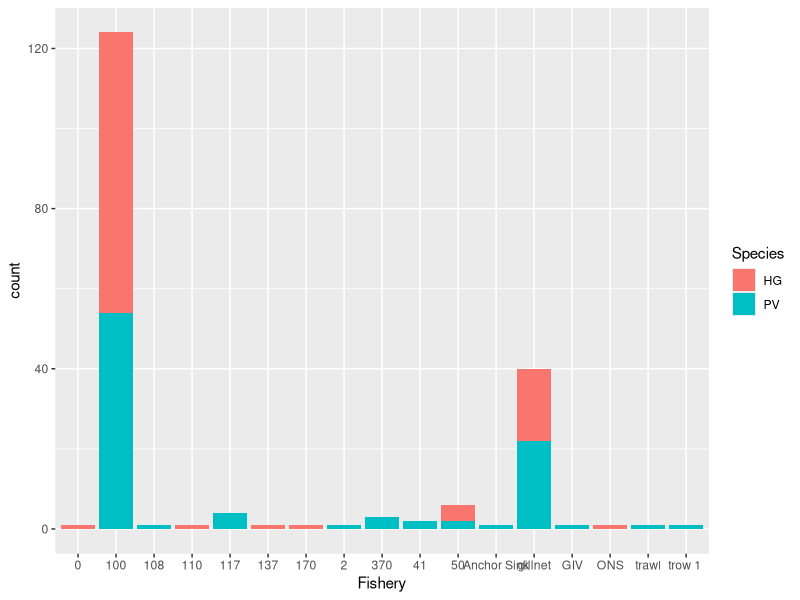
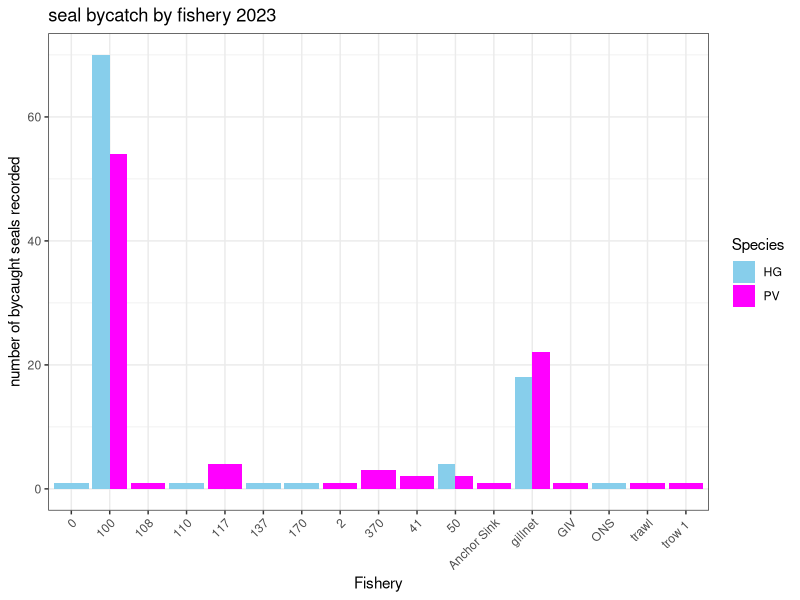

The R script that drew these images, in order:
##### Purpose ####
# This script is to provide an introduction to R coding for beginners


#### Co-Authors ####
# Christina McCosker
# Julia Sunnarborg
# Alice Hotopp
# Dara Yiu


#### Coding Basics ####

# This document is a script, it is essentially a "word doc" full of code in R language that you can run
# Use separate scripts for different analyses, research projects or questions, etc.

# This is a hashtag that makes your line of text a "comment" in R, this is text that you can write to
# annotate your script and take notes - anything you don't want run as code.

# read in data, and name it "bycatch_data" (or change it to something else :)
bycatch_data <- read.csv("introduction_to_r/data/Bycaught Sample Inventory - Subsampled Fall 2023.csv", header = TRUE)

#This imports your data, creating an object in your R environment. 
    #If you can see your environment tab, you should see the new object appear 
#In our case the data is in a dataframe, which looks essentially like a spreadsheet

#### Checking the data ####
# various ways of previewing data  
head(bycatch_data) #see the first 6 lines
tail(bycatch_data) #see the last 6 lines
str(bycatch_data) #view the data structure (e.g., what your columns are and what type of variable they hold)
#View(bycatch_data) #pull up the whole data frame in a new window
summary(bycatch_data) #see a summary of each data column
colnames(bycatch_data) #see the column names

# you can call a specific column with the $ symbol: dataframe_name$column
# looking at unique entries in specific column can be an easy way QA_QC the data for errors & inconsistencies. 
# For example,
unique(bycatch_data$Species) 
  # here I can see that at least one line is missing a species designation.
  # also, PV is entered inconsistently, at least once, its entered as Pv with a lowercase v. 
  # this leaves you with some options. 
  # if you are in the data QAQC process, you can locate these problematic lines in the raw data file and correct them.
  # often, when data is missing for real, we designate something like "unknown" or "missing" or NA to denote that 
    # the data is truly missing and is not a typo or spreadsheet error.
  # if the data spreadsheet is finalized, we can deal with these errors in the code, see below.
unique(bycatch_data$Tag..)
  # at least one entry of Tag data is missing
unique(bycatch_data$Fishery)
  # inconsitent entries will be problematic -- "gillnet", "gillnet  " with a space after, "Gillnet" with a capital G. 
  # the problem is that R will see every different variation a unique entry.
unique(bycatch_data$Length)
  # inconsistent nomenclature here too (usually my column name is "length_cm" and the values are all numeric or not_available)
unique(bycatch_data$Disp)
unique(bycatch_data$Haul..)


#### Data cleanup ####
# we can use some R packages. "tidyverse" is a great set of packages that helps make data manipulation easier
# the first time you use any new package, you have to install it. Install packages by running this line
# install.packages("tidyverse") #or in the "packages" tab to the right. 
# once it is installed, you just have to load it into your workspace each time you open it. 
library(tidyverse) #loading the "tidyverse" package

# if we want to summarise some data, first we have to make some cleaner data frames
# the backwards arrow is creating a new object. Here we are creating a new object called "bycatch_data_clean" that is
  # an exact copy of "bycatch_data"
bycatch_data_clean <- bycatch_data

# we will employ this pipe operator: |> 
# it just means -- take the data, and then subject it to the next command
bycatch_data_clean <- bycatch_data |> 
  mutate(Species = gsub("Pv", "PV", Species)) 
  #here we use mutate to manipulate the data frame. We are replacing "Pv" with "PV" in the species column. 
  #we can check if it worked:
  unique(bycatch_data_clean$Species)

# we can string together a whole bunch of piped operations with some common commands
# (i'm assuming for examples sake that anything saying gillnet is gillnet bycatch (can correct this))
bycatch_data_clean <- bycatch_data |> 
  mutate(Species = gsub("Pv", "PV", Species)) |> 
  filter(Species == "PV" | Species == "HG") |> # choose rows that have an entry for species PV OR HG (the line | means OR)
  mutate(Fishery = gsub("Gillnet", "gillnet", Fishery)) |> 
  mutate(Fishery = gsub("gillnet ", "gillnet", Fishery)) |> 
  mutate(Fishery = gsub("gillnet/anchor sink", "gillnet", Fishery)) |> 
  mutate(Fishery = gsub("gillnet/sink fixed", "gillnet", Fishery)) |> 
  mutate(Fishery = gsub("100 \\(gillnet\\)", "gillnet", Fishery)) |>  #the parentheses in the code pose an extra problem \
  filter(Fishery != "") # choose rows where fishery does NOT have nothing
#always check that the commands did what you wanted them to do
unique(bycatch_data_clean$Species)
unique(bycatch_data_clean$Fishery)
View(bycatch_data_clean)

#### Making data summaries ####
#lets say we want to create a summary of bycatch from each fishery
fishery_summary <- bycatch_data_clean |> 
  group_by(Species, Fishery) |> 
  summarise(
    count = n()
  )
#and we wnat to visualize that data
ggplot(fishery_summary, aes(x=Fishery, y=count, fill = Species)) +
  geom_bar(stat="identity")
#we can add various elements with the + symbol to make the plot look better
ggplot(fishery_summary, aes(x=Fishery, y=count, fill = Species)) +
  geom_bar(stat="identity", position ="dodge") +
  scale_fill_manual(values = c("skyblue", "magenta"))+
  theme_bw()+
  theme(axis.text.x = element_text(angle = 45, hjust = 1)) +
  labs(y="number of bycaught seals recorded", title = "seal bycatch by fishery 2023")
  

